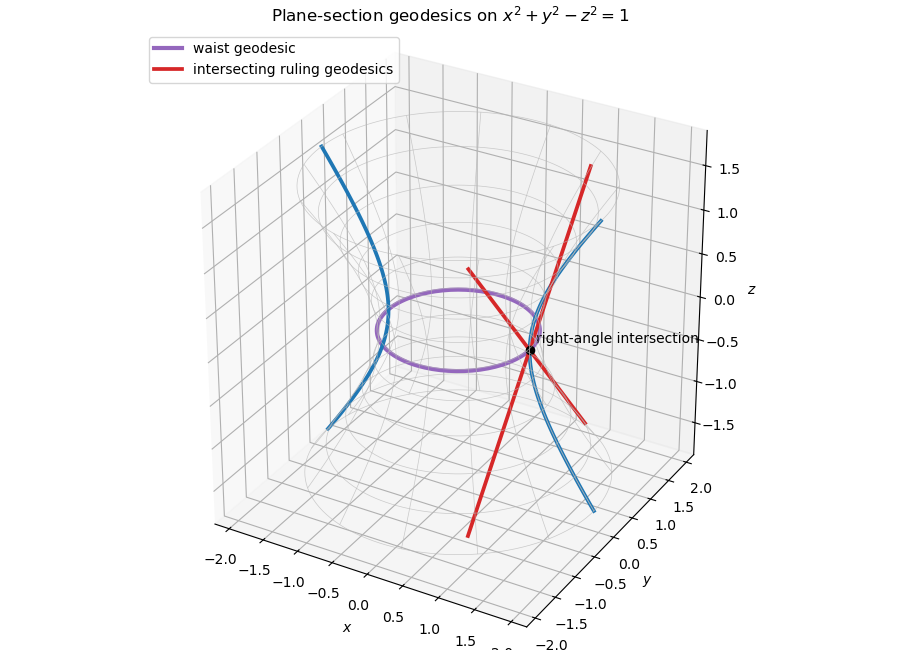

Reproduce this figure in Python.
#!/usr/bin/env python3
"""Generate paper-3-hyperboloid-geodesics.png."""

from pathlib import Path

import matplotlib.pyplot as plt
import numpy as np


z = np.linspace(-1.65, 1.65, 90)
phi = np.linspace(0, 2 * np.pi, 130)
zz, pp = np.meshgrid(z, phi)
radius = np.sqrt(1 + zz**2)
xx = radius * np.cos(pp)
yy = radius * np.sin(pp)

fig = plt.figure(figsize=(9.0, 6.5), layout="constrained")
ax = fig.add_subplot(projection="3d")
ax.plot_wireframe(xx, yy, zz, rstride=10, cstride=9, color="0.72", linewidth=0.5, alpha=0.72)
ax.plot(np.cos(phi), np.sin(phi), np.zeros_like(phi), color="#9467bd", linewidth=3, label="waist geodesic")
for sign, color in ((1, "#1f77b4"), (-1, "#1f77b4")):
    ax.plot(sign * np.sqrt(1 + z**2), np.zeros_like(z), z, color=color, linewidth=2.7)
t = np.linspace(-1.5, 1.5, 120)
ax.plot(np.ones_like(t), t, t, color="#d62728", linewidth=2.7, label="intersecting ruling geodesics")
ax.plot(np.ones_like(t), -t, t, color="#d62728", linewidth=2.7)
ax.scatter([1], [0], [0], color="black", s=35)
ax.text(1.06, 0.05, 0.08, "right-angle intersection")
ax.set(xlabel="$x$", ylabel="$y$", zlabel="$z$", title="Plane-section geodesics on $x^2+y^2-z^2=1$")
ax.set_box_aspect((1, 1, 1.05))
ax.legend(loc="upper left")
fig.savefig(Path(Path(__file__).stem + ".png"), dpi=100, facecolor="white")
plt.close(fig)
